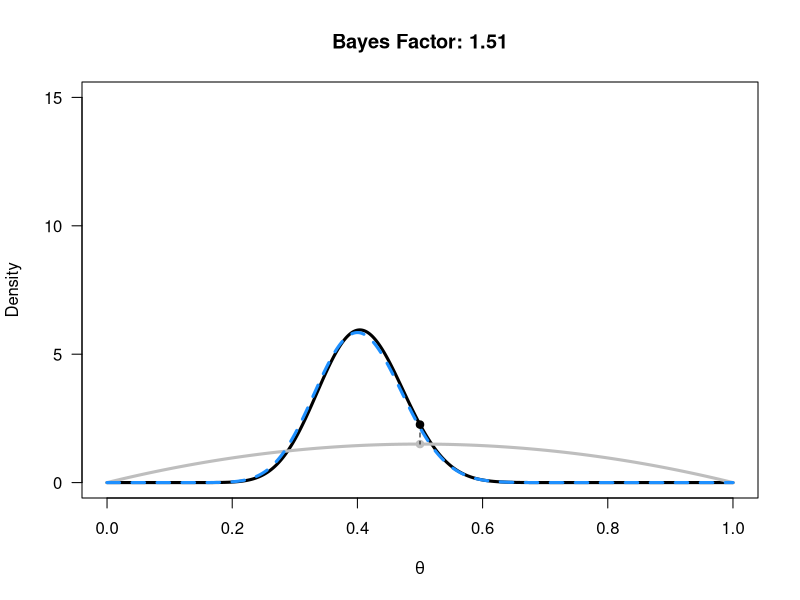

Here is the R script that generated this plot:
H0 <- 0.5 #Set the point null hypothesis you want to calculate the Bayes Factor for
n <- 50 #set total trials
x <- 20 #set successes
aprior <- 2 #Set the alpha for the Beta distribution for the prior
bprior <- 2 #Set the beta for the Beta distribution for the prior

alikelihood <- x + 1 #Calculate the alpha for the Beta distribution for the likelihood
blikelihood <- n - x + 1 #Calculate the beta for the Beta distribution for the likelihood
aposterior <- aprior + alikelihood - 1 #Calculate the alpha for the Beta distribution for the posterior
bposterior <- bprior + blikelihood - 1 #Calculate the beta for the Beta distribution for the posterior

theta <- seq(0, 1, 0.001) #create theta range from 0 to 1
#png(file="PriorLikelihoodPosterior.png",width=3000,height=3000, res = 500)
prior <- dbeta(theta, aprior, bprior)
likelihood <- dbeta(theta, alikelihood, blikelihood)
posterior <- dbeta(theta, aposterior, bposterior)
plot(theta, posterior, ylim=c(0, 15), type="l", lwd=3, xlab=bquote(theta), ylab="Density", las=1)
lines(theta, prior, col="grey", lwd=3)
lines(theta, likelihood, lty=2, lwd=3, col="dodgerblue")
BF10 <- dbeta(H0, aposterior, bposterior) / dbeta(H0, aprior, bprior)
points(H0, dbeta(H0, aposterior, bposterior), pch=19)
points(H0, dbeta(H0, aprior, bprior), pch=19, col="grey")
segments(H0, dbeta(H0, aposterior, bposterior), H0, dbeta(H0, aprior, bprior), lty=2)
title(paste('Bayes Factor:', round(BF10, digits=2)))
#dev.off()

#Š Daniel Lakens, 2016. 
# This work is licensed under a Creative Commons Attribution-NonCommercial-ShareAlike 4.0 International License. https://creativecommons.org/licenses/by-nc-sa/4.0/